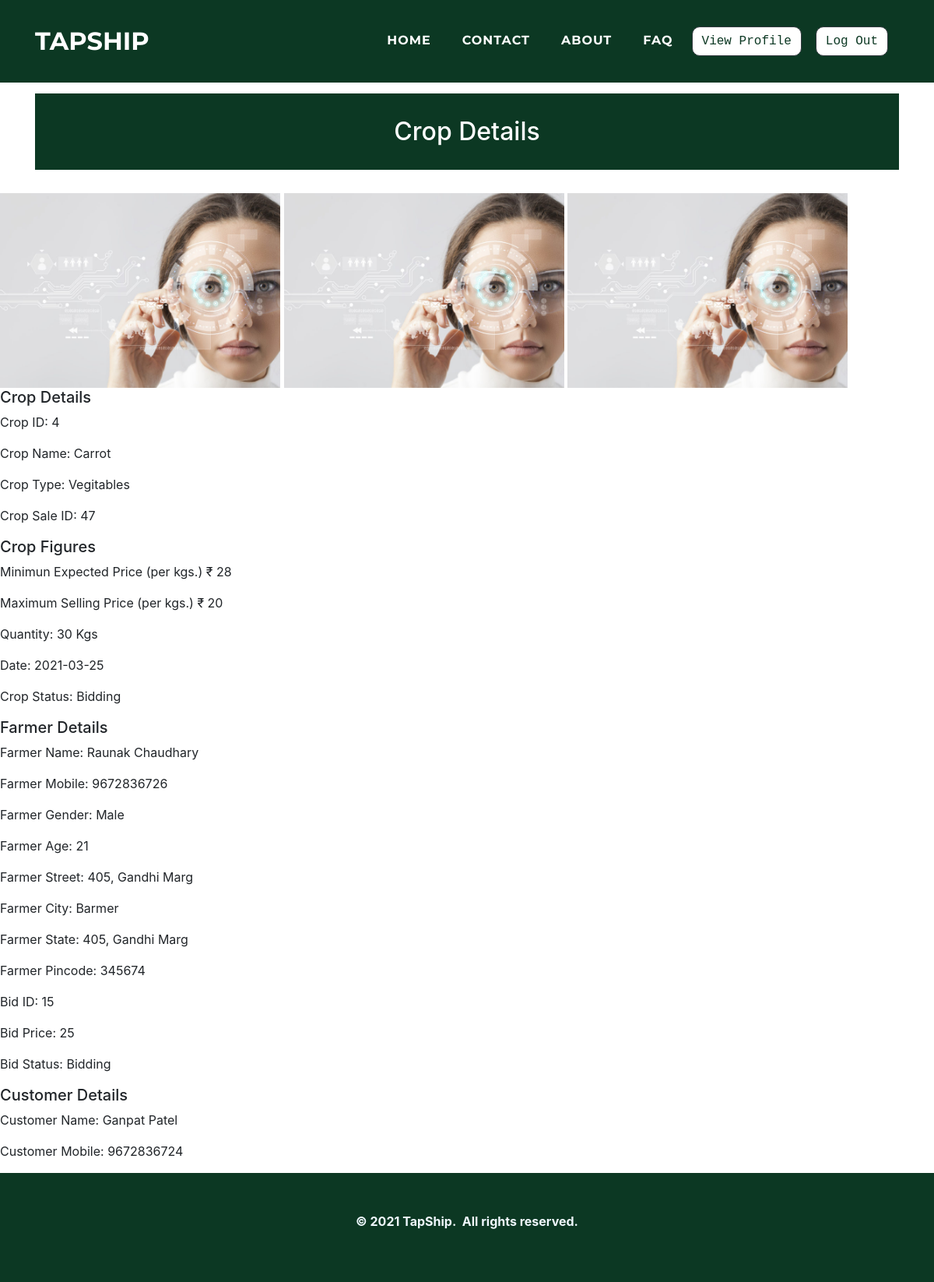
The app's page /customers/viewbiddetails.php (signed in) with its own data.
### tables this page shows
CREATE TABLE `cropsale` (
  `cr_id` int(11) NOT NULL,
  `cr_f_mobile` varchar(10) NOT NULL,
  `cr_cro_id` int(11) NOT NULL,
  `cr_quantity` varchar(10) NOT NULL,
  `cr_img1` varchar(500) NOT NULL,
  `cr_img2` varchar(500) NOT NULL,
  `cr_img3` varchar(500) NOT NULL,
  `cr_mep` varchar(10) NOT NULL,
  `cr_date` date NOT NULL,
  `cr_status` varchar(10) NOT NULL
);

CREATE TABLE `cropdetails` (
  `cro_id` int(11) NOT NULL,
  `cro_name` varchar(50) NOT NULL,
  `cro_type` varchar(25) NOT NULL,
  `cro_msp` float NOT NULL
);

CREATE TABLE `farmer` (
  `f_id` int(11) NOT NULL,
  `f_name` varchar(50) NOT NULL,
  `f_mobile` varchar(25) NOT NULL,
  `f_gender` varchar(25) NOT NULL,
  `f_age` varchar(10) NOT NULL,
  `f_street` varchar(50) NOT NULL,
  `f_city` varchar(25) NOT NULL,
  `f_state` varchar(25) NOT NULL,
  `f_pincode` varchar(10) NOT NULL,
  `f_aadhar` varchar(25) NOT NULL,
  `f_aadharpdf` varchar(500) NOT NULL,
  `f_pan` varchar(25) NOT NULL,
  `f_panpdf` varchar(500) NOT NULL,
  `f_photo` varchar(500) NOT NULL,
  `f_password` varchar(25) NOT NULL,
  `f_approve` varchar(10) NOT NULL
);

CREATE TABLE `cropbid` (
  `cb_id` int(11) NOT NULL,
  `cb_c_mobile` varchar(50) NOT NULL,
  `cb_f_mobile` varchar(50) NOT NULL,
  `cb_cr_id` int(11) NOT NULL,
  `cb_bidprice` int(11) NOT NULL,
  `cb_status` varchar(10) NOT NULL,
  `cb_transport` varchar(10) NOT NULL
);

CREATE TABLE `customer` (
  `c_id` int(11) NOT NULL,
  `c_name` varchar(100) NOT NULL,
  `c_mobile` varchar(25) NOT NULL,
  `c_contactname` varchar(50) NOT NULL,
  `c_gender` varchar(25) NOT NULL,
  `c_age` varchar(10) NOT NULL,
  `c_street` varchar(50) NOT NULL,
  `c_city` varchar(25) NOT NULL,
  `c_state` varchar(25) NOT NULL,
  `c_pincode` varchar(10) NOT NULL,
  `c_type` varchar(25) NOT NULL,
  `c_registration` varchar(100) NOT NULL,
  `c_aadhar` varchar(25) NOT NULL,
  `c_aadharpdf` varchar(100) NOT NULL,
  `c_pan` varchar(25) NOT NULL,
  `c_panpdf` varchar(100) NOT NULL,
  `c_photo` varchar(100) NOT NULL,
  `c_password` varchar(25) NOT NULL,
  `c_approve` varchar(100) NOT NULL
);

### customers/viewbiddetails.php (the view, shortened to what this page needs)
<?php
$res = $_SESSION["sessionid"];
$c_mobile= $res;
?>
<!doctype html>
        <html>
            <head>
				<link rel="stylesheet" href="../assets/bootstrap/css/bootstrap.min.css">
				<link rel="stylesheet" href="../assets/fonts/font-awesome.min.css">
				<link rel="stylesheet" href="../assets/fonts/ionicons.min.css">
				<link rel="stylesheet" href="../assets/css/Article-List.css">
				<link rel="stylesheet" href="../assets/css/Footer-Dark.css">
				<link rel="stylesheet" href="../assets/css/Highlight-Blue.css">
				<link rel="stylesheet" href="https://cdnjs.cloudflare.com/ajax/libs/animate.css/3.5.2/animate.min.css">
				<link rel="stylesheet" href="https://cdnjs.cloudflare.com/ajax/libs/aos/2.2.0/aos.css">
				<link rel="stylesheet" href="../assets/css/Login-Form-Clean.css">
				<link rel="stylesheet" href="../assets/css/table-style.css">
                <link rel="stylesheet" href="../assets/css/profile.css">
                <link href='https://maxcdn.bootstrapcdn.com/bootstrap/4.0.0/css/bootstrap.min.css' rel='stylesheet'>
                <link href='https://cdnjs.cloudflare.com/ajax/libs/MaterialDesign-Webfont/3.6.95/css/materialdesignicons.css' rel='stylesheet'>
            </head>
        <body oncontextmenu='return false' class='snippet-body'>
        <div class="page-content page-container" id="page-content">
		<nav class="navbar navbar-light navbar-expand-lg fixed-top text-uppercase" id="mainNav" style="background: #0c3823;">
        <div class="container">
            <a class="navbar-brand js-scroll-trigger" data-bs-hover-animate="pulse" href="../index.php" style="font-family: Montserrat, sans-serif;">TAPSHIP</a>
            <div class="collapse navbar-collapse"
                id="navbarResponsive">
                <ul class="nav navbar-nav ml-auto">
                    <li class="nav-item mx-0 mx-lg-1"><a class="nav-link py-3 px-0 px-lg-3 rounded js-scroll-trigger" data-bs-hover-animate="pulse" href="../index.php" style="filter: contrast(100%) grayscale(0%) hue-rotate(0deg) invert(0%) sepia(0%);">HOME</a></li>
                    <li class="nav-item mx-0 mx-lg-1"><a class="nav-link py-3 px-0 px-lg-3 rounded js-scroll-trigger" data-bs-hover-animate="pulse" href="../contact.php">CONTACT</a></li>
                    <li class="nav-item mx-0 mx-lg-1"><a class="nav-link py-3 px-0 px-lg-3 rounded js-scroll-trigger" data-bs-hover-animate="pulse" href="../about.php">ABOUT</a></li>
                    <li class="nav-item mx-0 mx-lg-1"><a class="nav-link py-3 px-0 px-lg-3 rounded js-scroll-trigger" data-bs-hover-animate="pulse" href="../faq.php">FAQ</a></li>
                    <li class="nav-item mx-0 mx-lg-1"><a href="#"><button class="btn btn-dark text-monospace" data-bs-hover-animate="pulse" type="button" style="margin: 10px;background: rgb(255,255,255);color: #0c3823;margin-left: 0;border-radius: 10px;">View Profile</button></a></li>
                    <li class="nav-item mx-0 mx-lg-1"><a href="../farmers/logout-script.php"><button  class="btn btn-dark text-monospace" data-bs-hover-animate="pulse" type="button" style="margin: 10px;background: rgb(255,255,255);color: #0c3823;margin-left: 0;border-radius: 10px;">Log Out</button></a></li>
                </ul>
            </div>
        </div>
    </nav>
    <div class="features-boxed">
        <div class="container" style="background: #ffffff;">
            <div class="intro" style="background: #0c3823;margin-top: 120px;margin-bottom: 30px;">
                <h2 class="text-center" data-aos="fade" style="color: rgb(255,255,255);padding: 30px;margin-bottom: 0px;">Crop Details</h2>
            </div>
        </div>
    </div>
	<?php
$con=mysqli_connect("localhost","root","","tapship");
   $cb_id = $_GET['cb_id'];
    $q = "SELECT CD.cro_id, CD.cro_name, CD.cro_type, CD.cro_msp, CS.cr_id, CS.cr_f_mobile, CS.cr_cro_id, CS.cr_quantity, CS.cr_mep, CS.cr_date, CS.cr_status, CS.cr_img1, CS.cr_img2, CS.cr_img3, cs.cr_status, f.f_name, f.f_mobile, f.f_gender, f.f_age, f.f_street, f.f_city, f.f_state, f.f_pincode, cb.cb_bidprice,  cb.cb_id, cb.cb_status, c.c_name, c.c_mobile FROM cropdetails CD, cropsale CS, farmer f, cropbid cb, customer c where CD.cro_id=CS.cr_cro_id AND cb.cb_c_mobile=c.c_mobile AND cb.cb_cr_id=cs.cr_id AND cb.cb_f_mobile=f.f_mobile AND cs.cr_status='1' AND cb.cb_c_mobile=$c_mobile";
   $result = mysqli_query($con,$q);
   while( $res=mysqli_fetch_assoc($result))
   {
       $cro_id =  $res['cro_id'];
       $cro_name =  $res['cro_name'];
       $cro_type =  $res['cro_type'];
       $cro_msp =  $res['cro_msp'];
       $cr_id = $res['cr_id'];
       $cr_quantity = $res['cr_quantity'];
       $cr_mep = $res['cr_mep'];
       $cr_date = $res['cr_date'];
       $cr_status = $res['cr_status'];
       $cr_img1 = $res['cr_img1'];
       $cr_img2 = $res['cr_img2'];
       $cr_img3 = $res['cr_img3'];
       $f_mobile = $res['f_mobile'];
       $f_name = $res['f_name'];
       $f_gender = $res['f_gender'];
       $f_age = $res['f_age'];
       $f_street = $res['f_street'];
       $f_city = $res['f_city'];
       $f_pincode = $res['f_pincode'];
       $cb_id = $res['cb_id'];
       $cb_bidprice = $res['cb_bidprice'];
       $cb_status = $res['cb_status'];
       $c_name = $res['c_name'];
       $c_mobile =  $res['c_mobile'];
   }
?>
<img src="../farmers/<?php echo  $cr_img1;?>" width="30%">
<img src="../farmers/<?php echo  $cr_img2;?>" width="30%">
<img src="../farmers/<?php echo  $cr_img3;?>" width="30%">
<h5>Crop Details</h5>
<p>Crop ID: <?php echo $cro_id;?></P>
<p>Crop Name: <?php echo $cro_name;?></P>
<p>Crop Type: <?php echo $cro_type;?></P>
<p>Crop Sale ID: <?php echo $cr_id;?></P>
<h5>Crop Figures</h5>
<p>Minimun Expected Price (per kgs.) <?php echo '₹ ',$cr_mep;?></P>
<p>Maximum Selling Price (per kgs.) <?php echo '₹ ',$cro_msp;?></P>
<p>Quantity: <?php echo $cr_quantity,' Kgs';?></P>
<p>Date: <?php echo $cr_date;?></P>
<p>Crop Status: <?php if($cr_status=="0"){echo "Added";}else if($cr_status=="1"){echo "Bidding";}else if($cr_status=="2"){echo "Bid Accepted";}else if($cr_status=="3"){echo "Transport Pending";}else if($cr_status=="4"){echo "Deal Over";}  ?></P>
<h5>Farmer Details</h5>
<p>Farmer Name: <?php echo $f_name;?></P>
<p>Farmer Mobile: <?php echo $f_mobile;?></P>
<p>Farmer Gender: <?php echo $f_gender;?></P>
<p>Farmer Age: <?php echo $f_age;?></P>
<p>Farmer Street: <?php echo $f_street;?></P>
<p>Farmer City: <?php echo $f_city;?></P>
<p>Farmer State: <?php echo $f_street;?></P>
<p>Farmer Pincode: <?php echo $f_pincode;?></P>
<p>Bid ID: <?php echo $cb_id;?></P>
<p>Bid Price: <?php echo $cb_bidprice;?></P>
<p>Bid Status: <?php if($cb_status=="0"){echo "Bidding";}else if($cb_status=="1"){echo "Accepted";}else if($cb_status=="2"){echo "Bid Rejected";}?></P>
<h5>Customer Details</h5>
<p>Customer Name: <?php echo $c_name;?></P>
<p>Customer Mobile: <?php echo $c_mobile;?></P>
<div class="footer-dark" style="background: rgb(12,56,35);">
        <footer>
            <div class="container">
                <p style="text-align: center;"><strong>© 2021 TapShip.&nbsp; All rights reserved.</strong><br></p>
            </div>
        </footer>
 </div>
  </body>
</html>

### assets/css/Footer-Dark.css (style rules this page uses)
.footer-dark { padding: 50px 0; bottom: 0; color: #f0f9ff; background-color: #282d32; }

### assets/css/table-style.css (style rules this page uses)
body { margin:0; font-family: sans-serif; }
* { box-sizing: border-box; }

### assets/css/profile.css (style rules this page uses)
body { background-color: #f9f9fa; }

### records on screen
cropsale: cr_img1 (picture), cr_img2 (picture), cr_img3 (picture), cr_id "47", cr_mep "28", cr_quantity "30", cr_date "2021-03-25"
cropdetails: cro_id "4", cro_name "Carrot", cro_type "Vegitables", cro_msp "20"
farmer: f_name "Raunak Chaudhary", f_mobile "9672836726", f_gender "Male", f_age "21", f_street "405, Gandhi Marg", f_city "Barmer", f_pincode "345674"
cropbid: cb_id "15", cb_bidprice "25"
customer: c_name "Ganpat Patel", c_mobile "9672836724"
